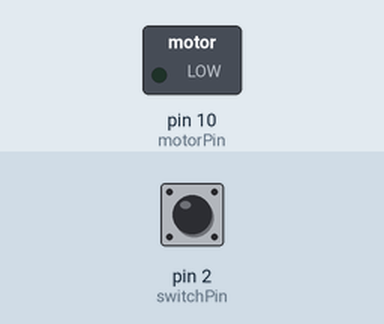
A sketch run on a simulated Arduino Uno, built with avr-gcc and run on an emulated ATmega328P. Shown: switched loads named in the sketch (green lamp = pin HIGH). Inputs (shaded band) come from the test bench; at power-on: pin 2 (switchPin) LOW.

Above: at 1.2 s.
1.3 s: pin 2 (switchPin) pulled HIGH for 0.15 s
At 1.37 s:
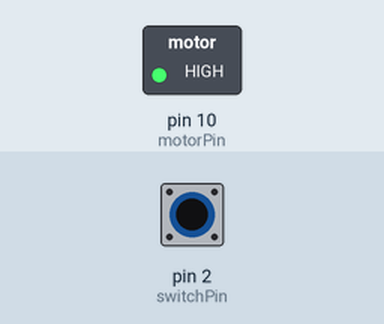
2.9 s: pin 2 (switchPin) pulled HIGH for 3.2 s
At 7.2 s:
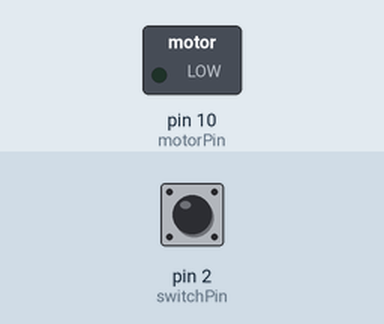
Timing chart, 0 to 8.7 s (numbered marks = the images above; inputs shaded):
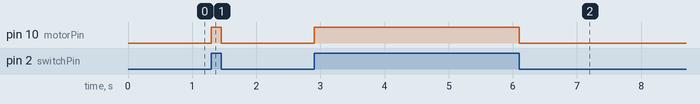

The sketch:

motorwheel_may21a.ino
```cpp
const int switchPin = 2;
const int motorPin = 10;
void setup() {
    pinMode(switchPin, INPUT);
    pinMode(motorPin, OUTPUT);
}

void loop() {
    if(digitalRead(switchPin) == HIGH) {
        digitalWrite(motorPin, HIGH);
    } else {
        digitalWrite(motorPin, LOW);
    }
}
```

Measured:
- after the input at 1.3 s, pin 10 (motorPin): LOW → HIGH at once, → LOW 0.15 s later
- after the input at 2.9 s, pin 10 (motorPin): LOW → HIGH at once, → LOW 3.2 s later
